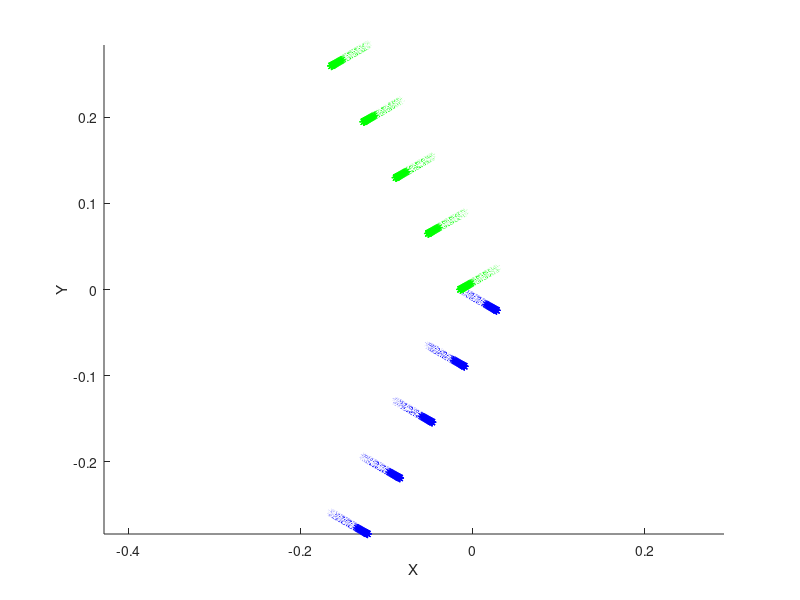
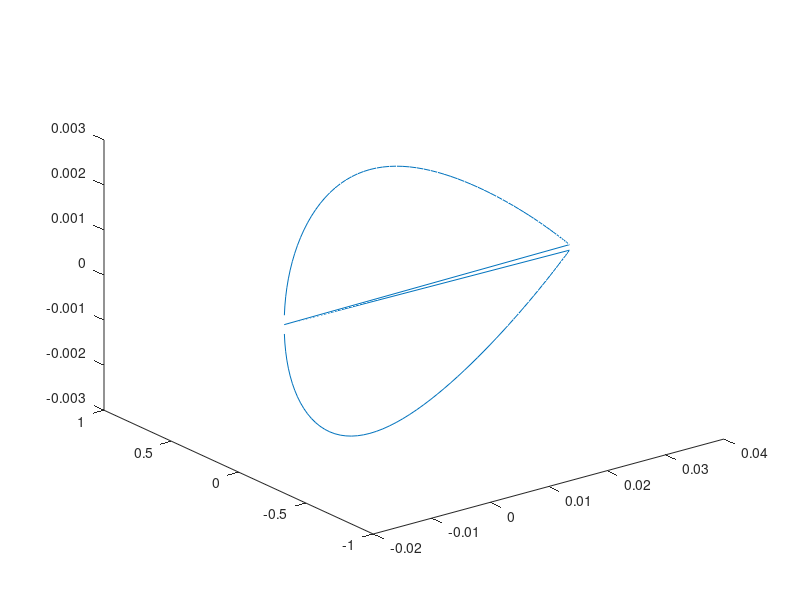
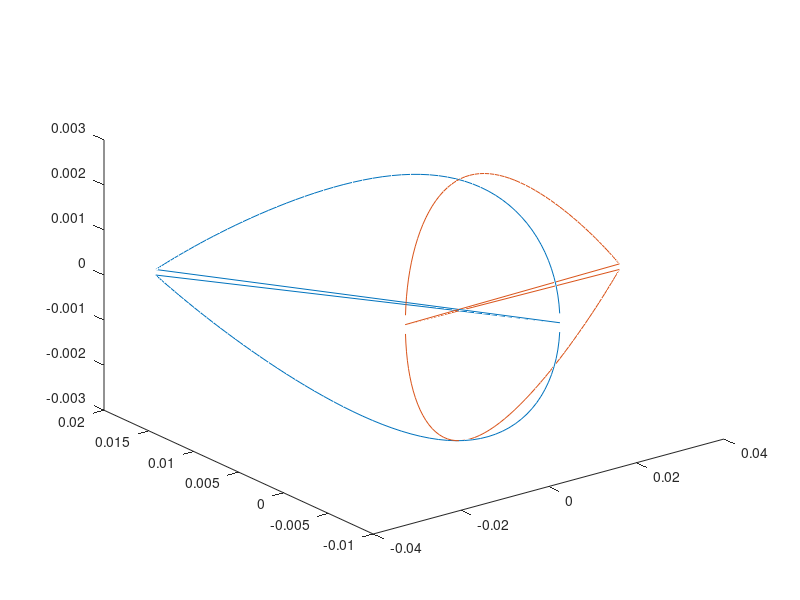

These figures' MATLAB source, in order: (Note: this script raises an error after producing the figures.)
clear all
clc
close all
Chord=0.0488;
Profile2D=importdata('Naca0012.dat');

Xp=-[Profile2D.data(2:67,1) ; fliplr(Profile2D.data(68:end,1)')'].*Chord;
Yp=zeros(length(Xp),1);
Zp=[Profile2D.data(2:67,2) ; fliplr(Profile2D.data(68:end,2)')'].*Chord;

Xp_flip=-(Chord/2.*ones(size(Xp))+Xp)+Chord/2.*ones(size(Xp))-0.25*Chord;
Zp_flip=(Zp);

Xp=Xp_flip';Yp=Yp';Zp=Zp';
figure(10)
plot3(Xp,Yp,Zp)

figure(1)
hold on
axis equal
Profilo=[Xp;Yp;Zp];
%rotazione pala sx
%sdr PALA j
sigma=120*pi/180;
coning=0*pi/180; %tipo diedro (rot asse x2)
pitch=0*pi/180; %pitch della pala (rot asse y3)

%matrice di rotazione da body a blade
Tj1=[sin(sigma)*cos(pitch)+cos(sigma)*sin(coning)*sin(pitch), -cos(sigma)*cos(pitch)+sin(sigma)*sin(coning)*sin(pitch), -cos(coning)*sin(pitch)
    cos(sigma)*cos(coning), sin(sigma)*cos(coning), +sin(coning)
    sin(sigma)*sin(pitch)-cos(sigma)*sin(coning)*cos(pitch), -cos(sigma)*sin(pitch)-sin(sigma)*sin(coning)*cos(pitch), cos(coning)*cos(pitch)];

Profilo_ruot=Tj1'*Profilo;


eta=linspace(0.25*Chord*tan(sigma-pi/2),0.3+0.25*Chord*tan(sigma-pi/2),5);
P_l=[];
for i=1:5
%traslo profilo
xac1=0.0;
ra1=[xac1;0;0]+Tj1'*[0;eta(i);0];
Profilo_trasl_left=ra1+Profilo_ruot;
P_l=[P_l;Profilo_trasl_left'];
figure(1)
hold on
plot3(Profilo_trasl_left(1,:),Profilo_trasl_left(2,:),Profilo_trasl_left(3,:),'*g');
xlabel('X');
ylabel('Y')
end

%% seconda pala
Profile2D=importdata('Naca0012.dat');

Xp=-[Profile2D.data(2:67,1) ; fliplr(Profile2D.data(68:end,1)')'].*Chord;
Yp=zeros(length(Xp),1);
Zp=[Profile2D.data(2:67,2) ; fliplr(Profile2D.data(68:end,2)')'].*Chord;
Xp_flip=-(Chord/2.*ones(size(Xp))+Xp)+Chord/2.*ones(size(Xp))-0.25*Chord;
Zp_flip=(Zp);

Xp=Xp_flip';Yp=Yp';Zp=Zp';
Profilo=[Xp;Yp;Zp];
%rotazione pala sx
%sdr PALA j
sigma=240*pi/180;
coning=0*pi/180; %tipo diedro (rot asse x2)
pitch=0*pi/180; %pitch della pala (rot asse y3)

%matrice di rotazione da body a blade
Tj2=[sin(sigma)*cos(pitch)+cos(sigma)*sin(coning)*sin(pitch), -cos(sigma)*cos(pitch)+sin(sigma)*sin(coning)*sin(pitch), -cos(coning)*sin(pitch)
    cos(sigma)*cos(coning), sin(sigma)*cos(coning), +sin(coning)
    sin(sigma)*sin(pitch)-cos(sigma)*sin(coning)*cos(pitch), -cos(sigma)*sin(pitch)-sin(sigma)*sin(coning)*cos(pitch), cos(coning)*cos(pitch)];

Profilo_ruot=Tj2'*Profilo;
figure(11)
plot3(Profilo_ruot(1,:),Profilo_ruot(2,:),Profilo_ruot(3,:))
hold on
plot3(Profilo(1,:),Profilo(2,:),Profilo(3,:))

L=0.5*Chord/cos(2*pi-pi/2-sigma);
eta=linspace(3/4*Chord*tan(2*pi-pi/2-sigma),0.3+3/4*Chord*tan(2*pi-pi/2-sigma),5);
% eta=[0]
P_r=[];
for i=1:5
%traslo profilo

xac2=L;
ra2=[xac2;0;0]+Tj2'*[0;eta(i);0];
Profilo_trasl_right=ra2+Profilo_ruot;
P_r=[P_r; Profilo_trasl_right'];
figure(1)
hold on
plot3(Profilo_trasl_right(1,:),Profilo_trasl_right(2,:),Profilo_trasl_right(3,:),'*b');
xlabel('X');
ylabel('Y')
axis equal
end

%% Effettuo la triangolazione
dt = delaunayTriangulation(P_l);
[tri_l, Xb_l]=freeBoundary(dt);
dt = delaunayTriangulation(P_r);
[tri_r, Xb_r]=freeBoundary(dt);
n=length(Xb_l);
pr=triangulation([tri_l;tri_r+n],[Xb_l;Xb_r]);
% pr=triangulation([tri_r],[Xb_r]);
stlwrite(pr, 'provaSimo.stl');
%%
addpath(genpath('3DSolidGeneration'));


RBP=RigidBodyParams(pr);
disp(RBP)
VisualizeLocalFrame(pr)

CG=RBP.centroid;

Xb_l_CG=[Xb_l(:,1)-CG(1) Xb_l(:,2)-CG(2) Xb_l(:,3)-CG(3)];
Xb_r_CG=[Xb_r(:,1)-CG(1) Xb_r(:,2)-CG(2)  Xb_r(:,3)-CG(3)];
pr_CG=triangulation([tri_l;tri_r+n],[Xb_l_CG;Xb_r_CG]);
RBP_CG=RigidBodyParams(pr_CG);
m=0.13
Rho=m/RBP_CG.volume;
I=Rho*RBP_CG.inertia_tensor

CG=RBP_CG.centroid;

%% test su asta
theta=linspace(0,2*pi,50);
x=cos(theta);
y=sin(theta);
z=zeros(1,50);
ASTA=[x'  y' z'];
for i=1:100
    z=i.*ones(1,50);
    ASTA=[ASTA; x' y' z'];
end

dt = delaunayTriangulation(ASTA);
% [tri_r, Xb_r]=freeBoundary(dt);

pr=triangulation([tri_r],[Xb_r]);
% pr=triangulation([tri_r],[Xb_r]);
stlwrite(pr, 'provaSimo.stl');
RBP=RigidBodyParams(pr);
disp(RBP)
VisualizeLocalFrame(pr)

CG=RBP.centroid;


m=1;
Rho=m/RBP.volume;
I=Rho*RBP.inertia_tensor
